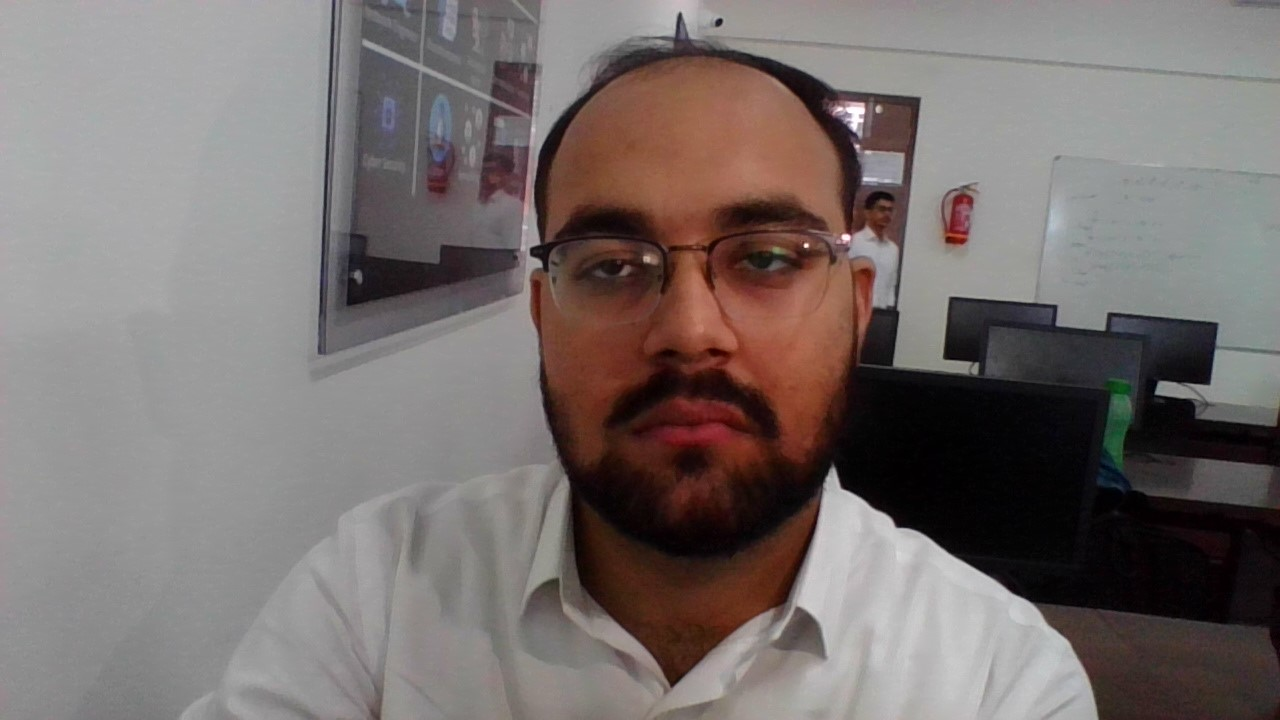
#> input picture New2.jpg, 1280 x 720 px, found by its file name
$ python Run.py
#> lines starting #> are read from the running program, lines starting #| are printed output that depends on the picture; after the words box and inside, x2 and y2 are one past the last pixel; in counts of white or black regions, pixels touching at a corner belong together
import os
import shutil
import cv2
import numpy as np


img = cv2.imread('D:\\Pictures\\Camera Roll\\New2.jpg')
#> img is the input picture: shape (720, 1280, 3); mean B, G, R 109.2, 111.2, 119.8
face_cascade = cv2.CascadeClassifier(
    cv2.data.haarcascades + 'haarcascade_frontalface_alt2.xml')

# Detect faces in the image
gray = cv2.cvtColor(img, cv2.COLOR_BGR2GRAY)
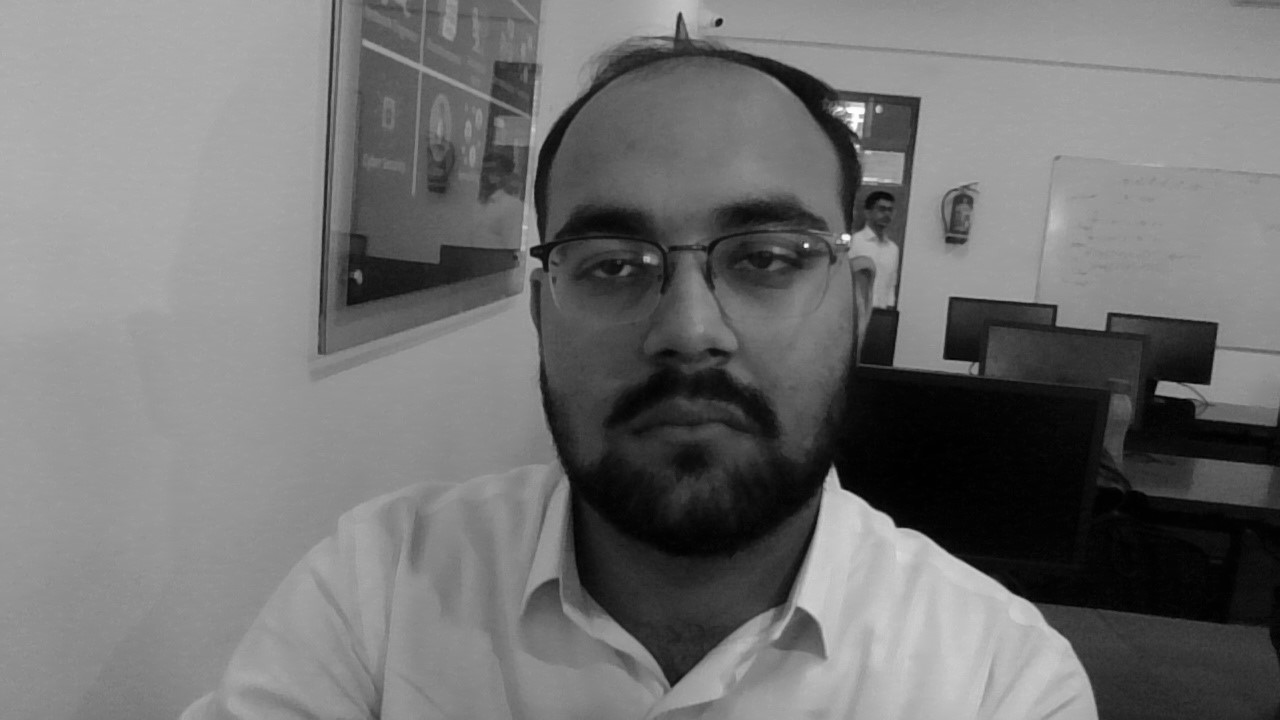
#> gray: shape (720, 1280); min 0, max 255, mean 113.5
faces = face_cascade.detectMultiScale(gray, 1.25, 6)
#> faces = [[491, 116, 388, 388]]

# Loop through all detected faces and crop them
for (x, y, w, h) in faces:
    # Draw a rectangle around the face
    cv2.rectangle(img, (x, y), (x+w, y+h), (255, 0, 0), 3)

    # Crop the face region from the image
    face_crop = img[y:y+h, x:x+w]

    # Display the cropped face
    cv2.imwrite('New_cropped.png', face_crop)
#> this loop made 1 pass
#> pass 1, `face_crop = img[y:y+h, x:x+w]`:
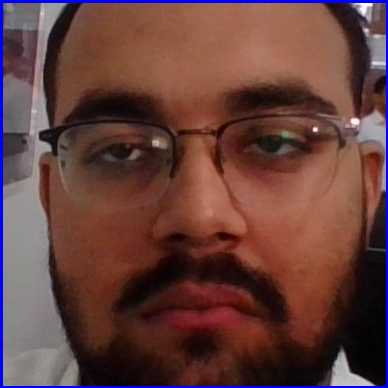
#> face_crop: shape (388, 388, 3); mean B, G, R 60.4, 63.7, 100.4
#> after the loop:
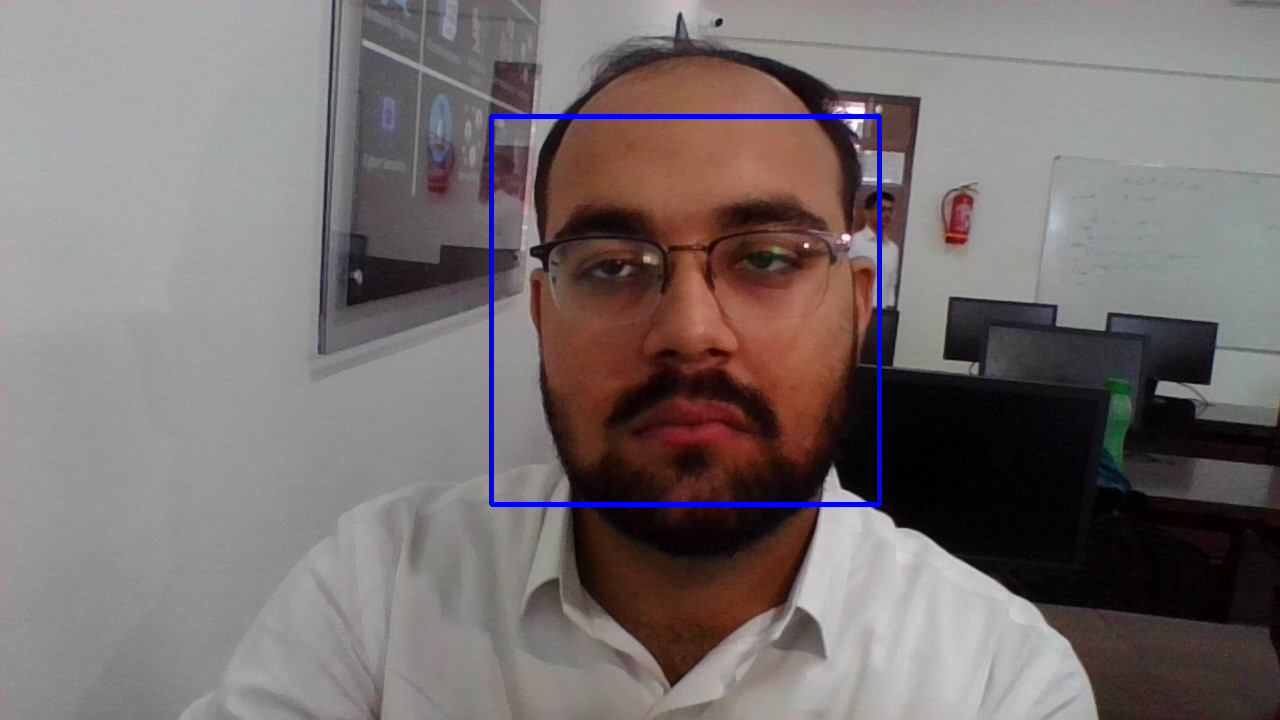
#> img: shape (720, 1280, 3); 0.84% of pixels changed, all inside (x1, y1, x2, y2) = (489, 114, 882, 507)

crp = cv2.imread('New_cropped.png')
hsv = cv2.cvtColor(crp, cv2.COLOR_BGR2HSV)
#> hsv: shape (388, 388, 3); mean H, S, V 39.3, 130.1, 107
cv2.imwrite('New_cropped_hsv.png', hsv)
#> (the run stopped early here; a loop or call above may not have finished)

$ run again, with New3.jpg copied over New2.jpg
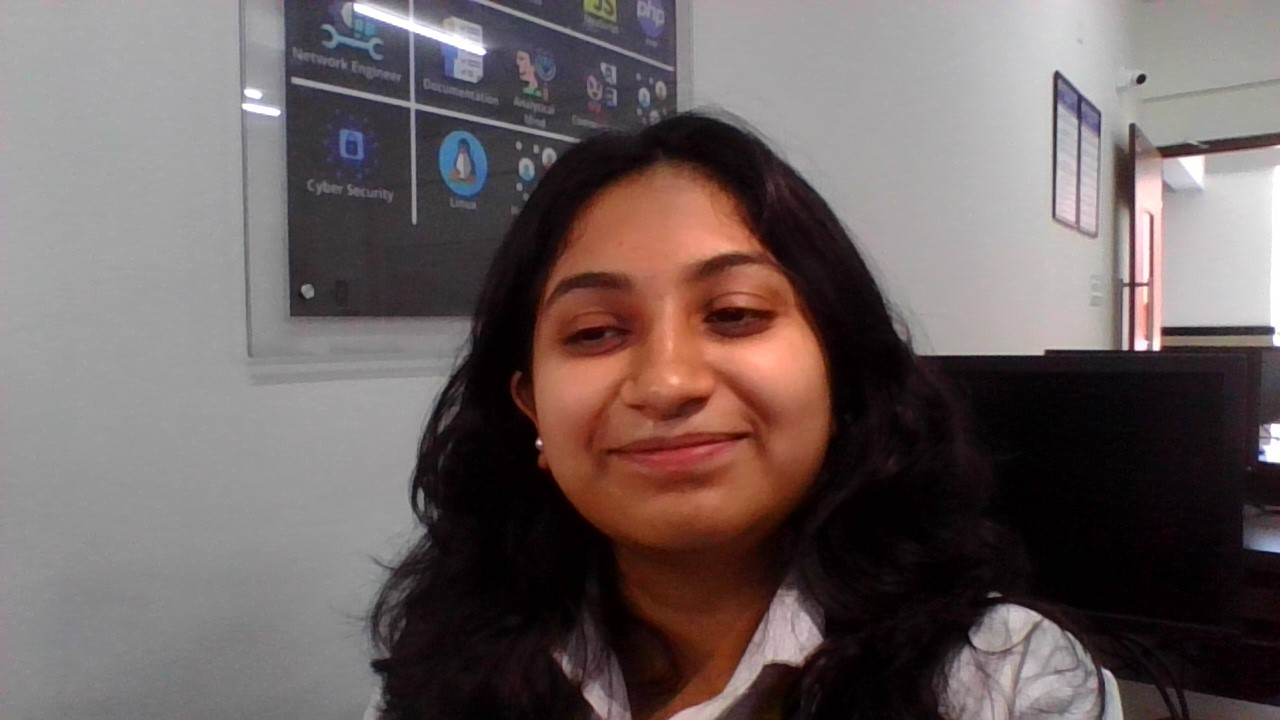
#> input picture New3.jpg, 1280 x 720 px, found by its file name
#> img is the input picture: shape (720, 1280, 3); mean B, G, R 96.1, 96.8, 108.4
#> `gray = cv2.cvtColor(img, cv2.COLOR_BGR2GRAY)`:
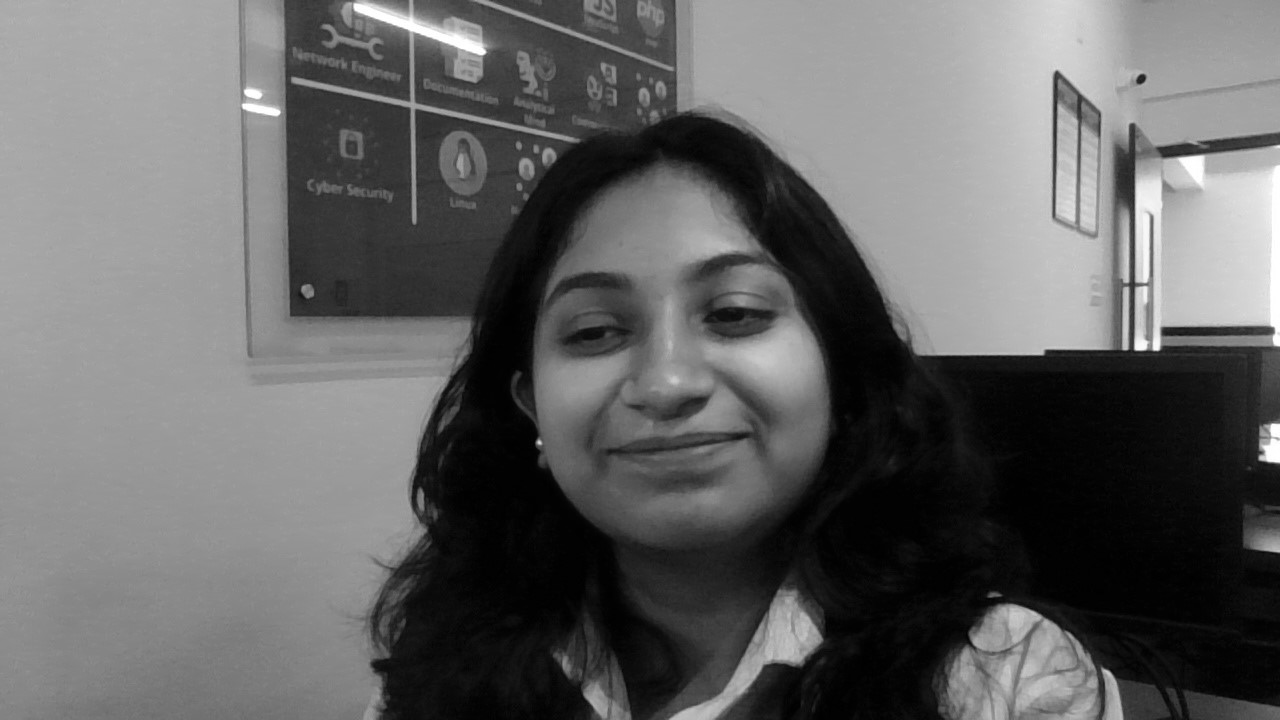
#> gray: shape (720, 1280); min 0, max 255, mean 100.2
#> faces = [[491, 183, 348, 348]]
#> the loop `for (x, y, w, h) in faces:` made 1 pass
#> after the loop `for (x, y, w, h) in faces:`:
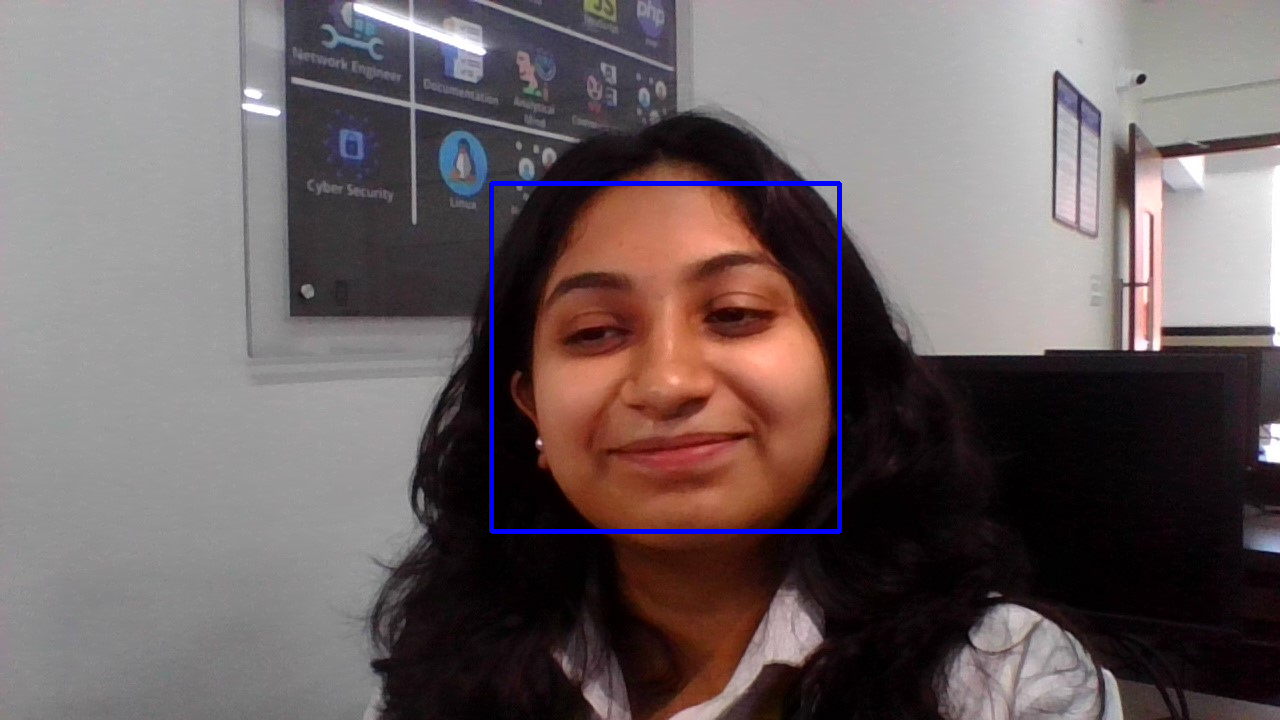
#> img: shape (720, 1280, 3); 0.75% of pixels changed, all inside (x1, y1, x2, y2) = (489, 181, 842, 534)
#> hsv: shape (348, 348, 3); mean H, S, V 44.1, 164.2, 123.1

$ run again, with New4.jpg copied over New2.jpg
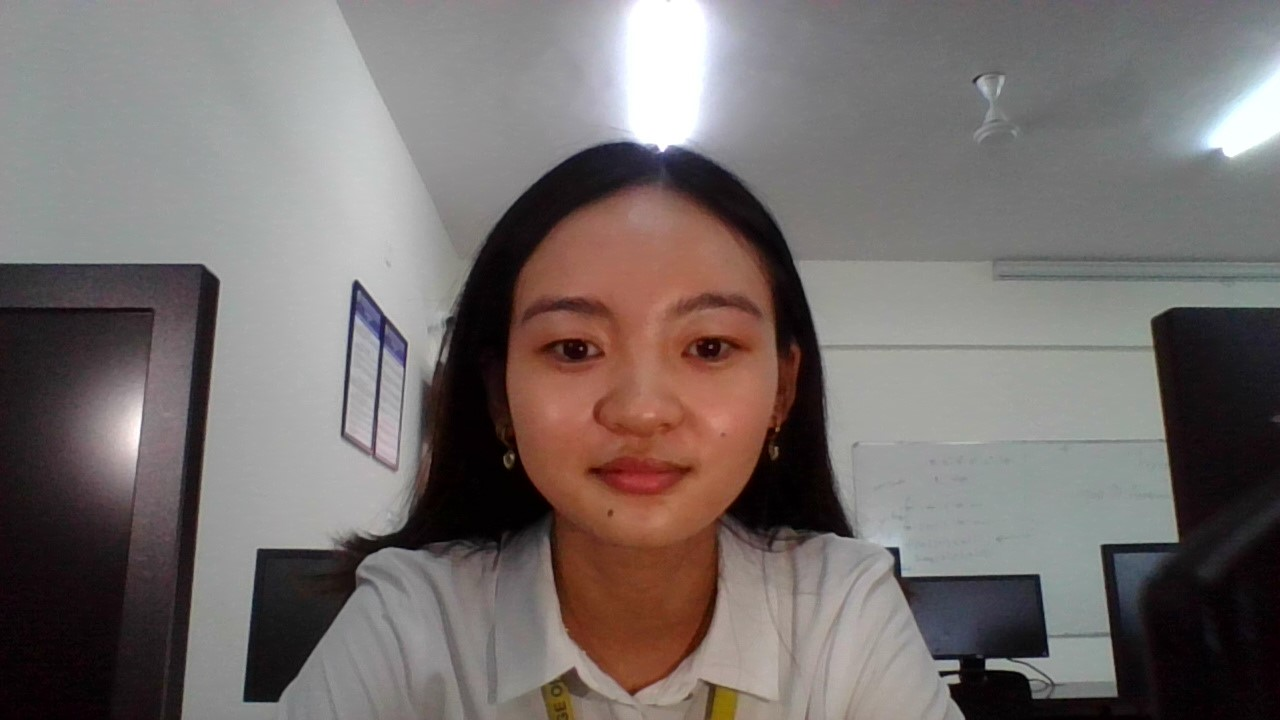
#> input picture New4.jpg, 1280 x 720 px, found by its file name
#> img is the input picture: shape (720, 1280, 3); mean B, G, R 108.1, 110.1, 117.7
#> `gray = cv2.cvtColor(img, cv2.COLOR_BGR2GRAY)`:
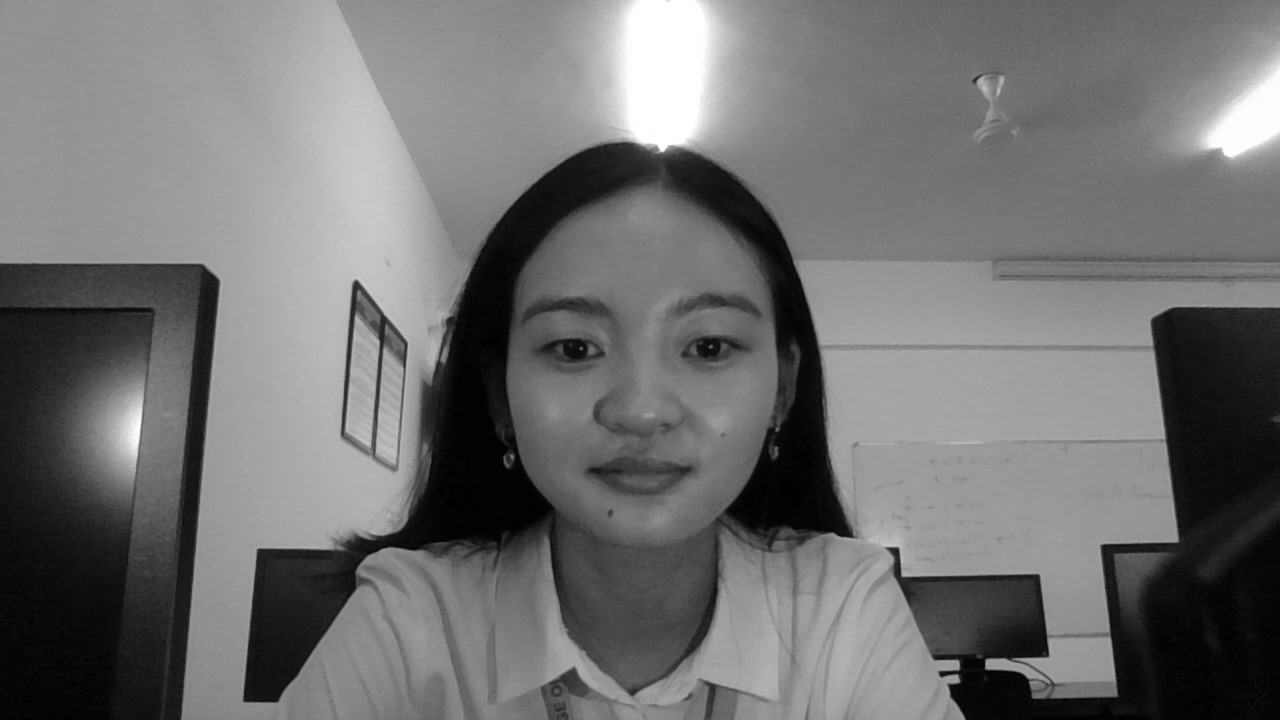
#> gray: shape (720, 1280); min 0, max 255, mean 112.1
#> faces = [[468, 215, 344, 344]]
#> the loop `for (x, y, w, h) in faces:` made 1 pass
#> after the loop `for (x, y, w, h) in faces:`:
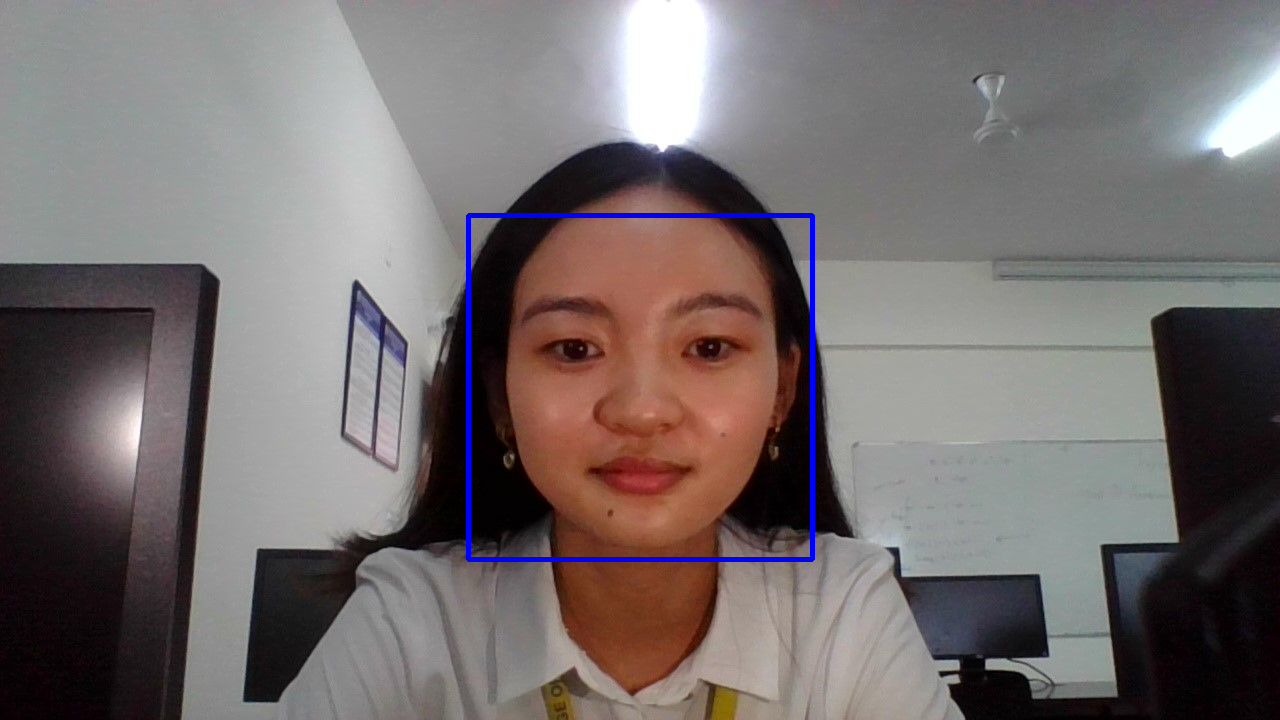
#> img: shape (720, 1280, 3); 0.75% of pixels changed, all inside (x1, y1, x2, y2) = (466, 213, 815, 562)
#> hsv: shape (344, 344, 3); mean H, S, V 39.6, 143.3, 114.2
